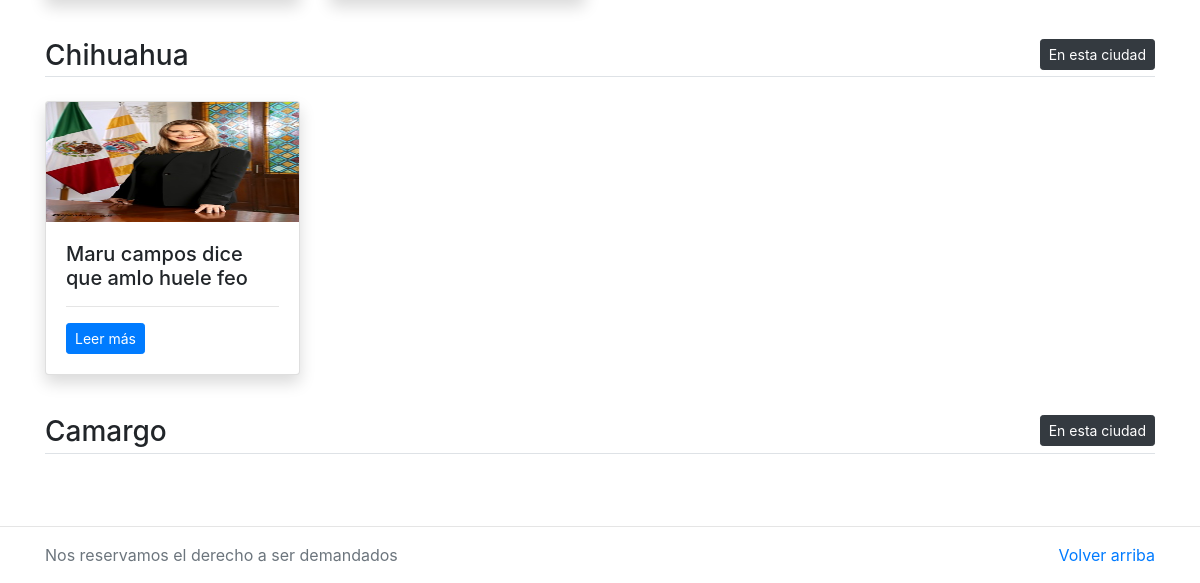
Before: / (lower part) with the older database file.
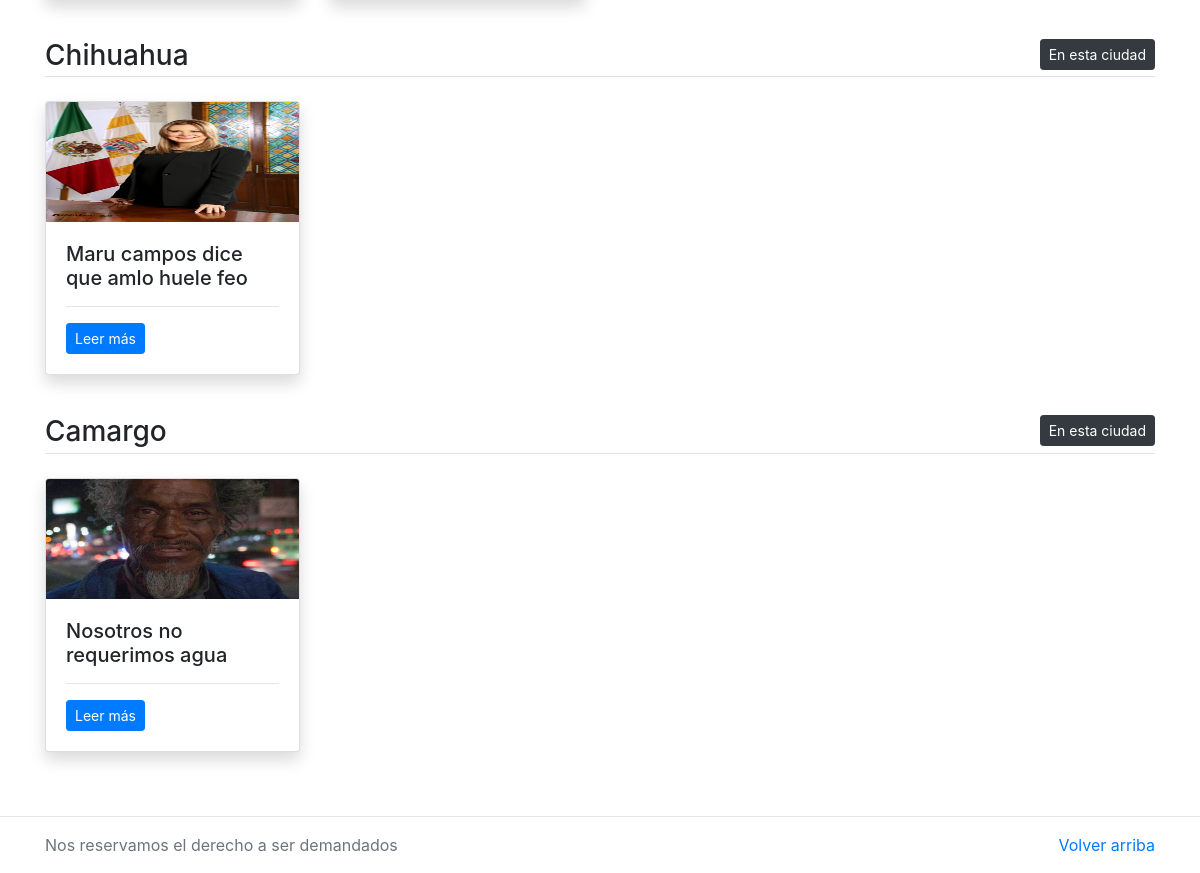
After: the same page with the newer database file.
### AppNoticias/models.py (models this page shows, shortened)
class Categoria(models.Model):
    titulo = models.CharField(max_length=100)
    categoria_imagen = models.ImageField(upload_to='imgs/')
    class Meta:
        verbose_name_plural='Categorias'

class Noticia(models.Model):
    categoria = models.ForeignKey(Categoria, on_delete=models.CASCADE)
    titulo = models.CharField(max_length=100)
    detalles = models.TextField(max_length=20000)
    imagen = models.ImageField(upload_to='imgs/')
    add_time = models.DateTimeField(auto_now_add=True)
    class Meta:
        verbose_name_plural='Noticias'

### AppNoticias/views.py (the view)
# urls.py: 2. Add a URL to urlpatterns:  path('', views.home, name='home')
def home(request):
    primer_noticia=Noticia.objects.first()
    tres_noticia=Noticia.objects.all()[1:3]
    tres_categoria=Categoria.objects.all()[0:3]
    return render (request, 'home.html', {
        'primer_noticia': primer_noticia,
        'tres_noticia': tres_noticia,
        'tres_categoria': tres_categoria
    })

### AppNoticias/templates/home.html (shortened to what this page needs)
{% extends 'base.html' %}
{% block content %}
<main class="container mt-3 mb-5">
	{% for categoria in tres_categoria %}
	<h3 class="border-bottom pb-1">{{categoria.titulo}} <a href="/categoria/{{categoria.id}}" class="float-right btn btn-sm btn-dark">En esta ciudad</a></h3>
	<div class="row my-4">
		{% for noticia in categoria.noticia_set.all %}
			{% if forloop.counter < 5 %}
			<div class="col-md-3">
				<div class="card mb-3 shadow">
				<img height="120" width="60" src="/media/{{noticia.imagen}}" class="card-img-top" alt="{{noticia.titulo}}">
				<div class="card-body">
					<h5 class="card-title">{{noticia.titulo}}</h5>
					<hr/>
					<p class="card-text"><a href="/detalles/{{noticia.id}}" class="btn btn-sm btn-primary">Leer más</a></p>
				</div>
				</div>
			</div>
			{% endif %}
		{% endfor %}
	</div>
	{% endfor %}
</main>
{% endblock %}

Changed rows visible on the page:
added Noticia: imagen (picture), titulo "Nosotros no requerimos agua", shown under Categoria "Camargo"
